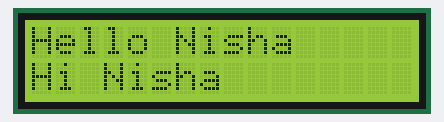
The sketch below on a simulated Arduino Uno, built with avr-gcc and run on an emulated ATmega328P. Parts: 16×2 character LCD. What the sketch prints to the serial monitor is not drawn.

Above: at 0.1 s.
At 0.89 s:
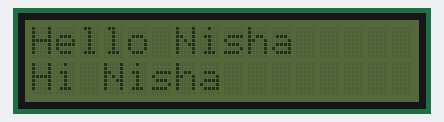

Measured:
- what the display in image 1 shows lasts 0.4 s, from 0.7 s to 1.1 s

The sketch:

HelloWorld.ino
```cpp
#include <Wire.h>
#include <LiquidCrystal_PCF8574.h>

LiquidCrystal_PCF8574 lcd(0x27);  // set the LCD address to 0x27 for a 16 chars and 2 line display

int show;

void setup()
{
  int error;

  Serial.begin(115200);
  Serial.println("LCD...");

  // See http://playground.arduino.cc/Main/I2cScanner
  Wire.begin();
  Wire.beginTransmission(0x27); //Your LCD Address
  error = Wire.endTransmission();
  Serial.print("Error: ");
  Serial.print(error);

  if (error == 0) {
    Serial.println(": LCD found.");

  } else {
    Serial.println(": LCD not found.");
  } // if

  lcd.begin(16, 2); // initialize the lcd
  show = 0;
} // setup()

void loop()
{
  if (show == 0) {
    lcd.setBacklight(255);
    lcd.home(); lcd.clear();
    lcd.print("Hello Nisha");
    lcd.setCursor(0,1);  lcd.print("Hi Nisha");
    delay(600);

    lcd.setBacklight(0);
    delay(400);
    lcd.setCursor(0,1); lcd.setBacklight(255);
    lcd.setCursor(0,1); lcd.print("How are you");
    lcd.setCursor(0,1);  lcd.print("Bye");
  }
}/*
  } else if (show == 1) {
    lcd.clear();
    lcd.print("Cursor On");
    lcd.cursor();

  } else if (show == 2) {
    lcd.clear();
    lcd.print("Cursor Blink");
    lcd.blink();

  } else if (show == 3) {
    lcd.clear();
    lcd.print("Cursor OFF");
    lcd.noBlink();
    lcd.noCursor();

  } else if (show == 4) {
    lcd.clear();
    lcd.print("Display Off");
    lcd.noDisplay();

  } else if (show == 5) {
    lcd.clear();
    lcd.print("Display On");
    lcd.display();

  } else if (show == 7) {
    lcd.clear();
    lcd.setCursor(0, 0);
    lcd.print("*** first line.");
    lcd.setCursor(0, 1);
    lcd.print("*** second line.");

  } else if (show == 8) {
    lcd.scrollDisplayLeft();
  } else if (show == 9) {
    lcd.scrollDisplayLeft();
  } else if (show == 10) {
    lcd.scrollDisplayLeft();
  } else if (show == 11) {
    lcd.scrollDisplayRight();
  } // if

  delay(2000);
  show = (show + 1) % 12;
} // loop()

*/
```
